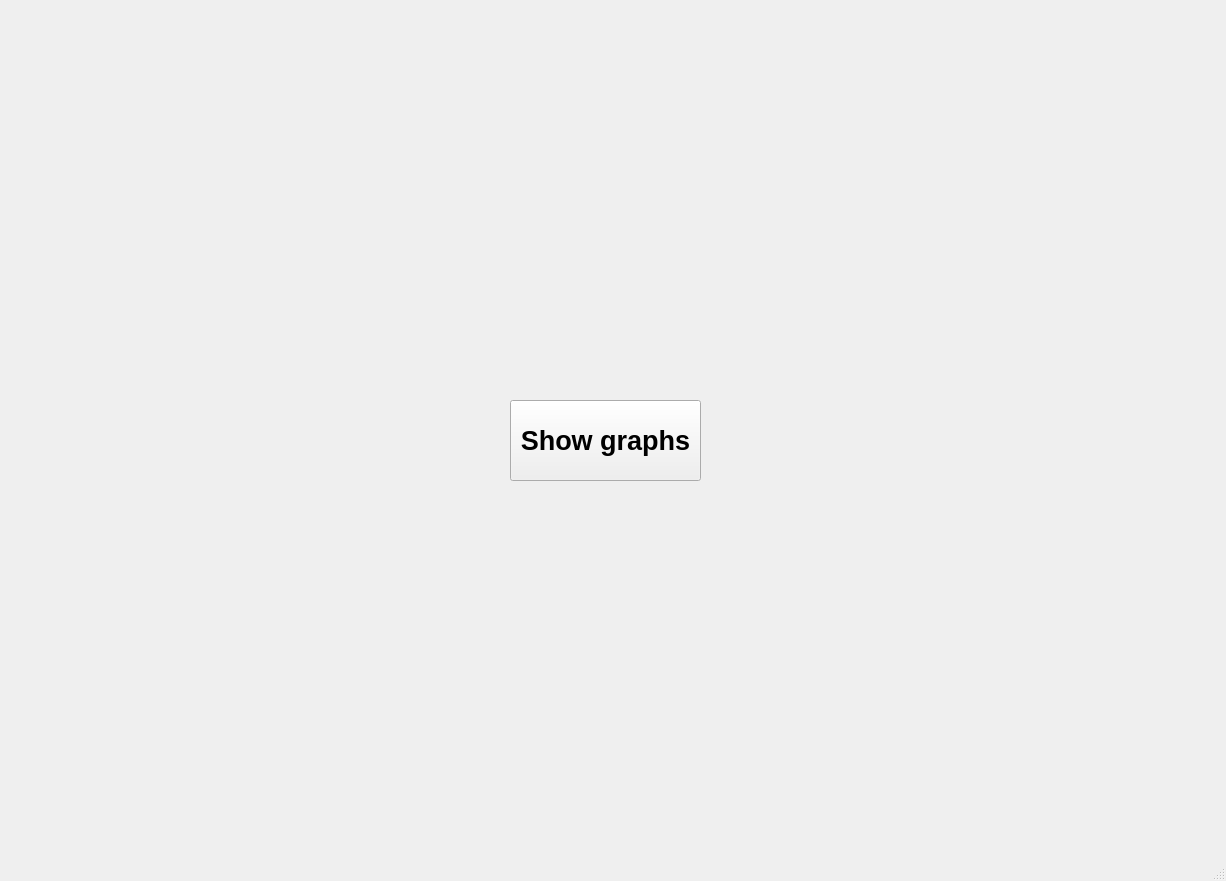
<?xml version="1.0" encoding="UTF-8"?>
<ui version="4.0">
 <class>MainWindow</class>
 <widget class="QMainWindow" name="MainWindow">
  <property name="geometry">
   <rect>
    <x>0</x>
    <y>0</y>
    <width>1226</width>
    <height>881</height>
   </rect>
  </property>
  <property name="font">
   <font>
    <pointsize>20</pointsize>
    <weight>75</weight>
    <bold>true</bold>
   </font>
  </property>
  <property name="windowTitle">
   <string>MainWindow</string>
  </property>
  <widget class="QWidget" name="centralwidget">
   <widget class="QWidget" name="gridLayoutWidget">
    <property name="geometry">
     <rect>
      <x>20</x>
      <y>110</y>
      <width>371</width>
      <height>271</height>
     </rect>
    </property>
    <layout class="QGridLayout" name="gridLayout"/>
   </widget>
   <widget class="QWidget" name="gridLayoutWidget_2">
    <property name="geometry">
     <rect>
      <x>430</x>
      <y>110</y>
      <width>371</width>
      <height>271</height>
     </rect>
    </property>
    <layout class="QGridLayout" name="gridLayout_2"/>
   </widget>
   <widget class="QWidget" name="gridLayoutWidget_3">
    <property name="geometry">
     <rect>
      <x>830</x>
      <y>110</y>
      <width>371</width>
      <height>271</height>
     </rect>
    </property>
    <layout class="QGridLayout" name="gridLayout_3"/>
   </widget>
   <widget class="QWidget" name="gridLayoutWidget_4">
    <property name="geometry">
     <rect>
      <x>210</x>
      <y>500</y>
      <width>371</width>
      <height>271</height>
     </rect>
    </property>
    <layout class="QGridLayout" name="gridLayout_4"/>
   </widget>
   <widget class="QWidget" name="gridLayoutWidget_5">
    <property name="geometry">
     <rect>
      <x>640</x>
      <y>500</y>
      <width>371</width>
      <height>271</height>
     </rect>
    </property>
    <layout class="QGridLayout" name="gridLayout_5"/>
   </widget>
   <widget class="QPushButton" name="pushButton">
    <property name="geometry">
     <rect>
      <x>510</x>
      <y>400</y>
      <width>191</width>
      <height>81</height>
     </rect>
    </property>
    <property name="text">
     <string>Show graphs</string>
    </property>
   </widget>
  </widget>
  <widget class="QStatusBar" name="statusbar"/>
 </widget>
 <resources/>
 <connections/>
</ui>
